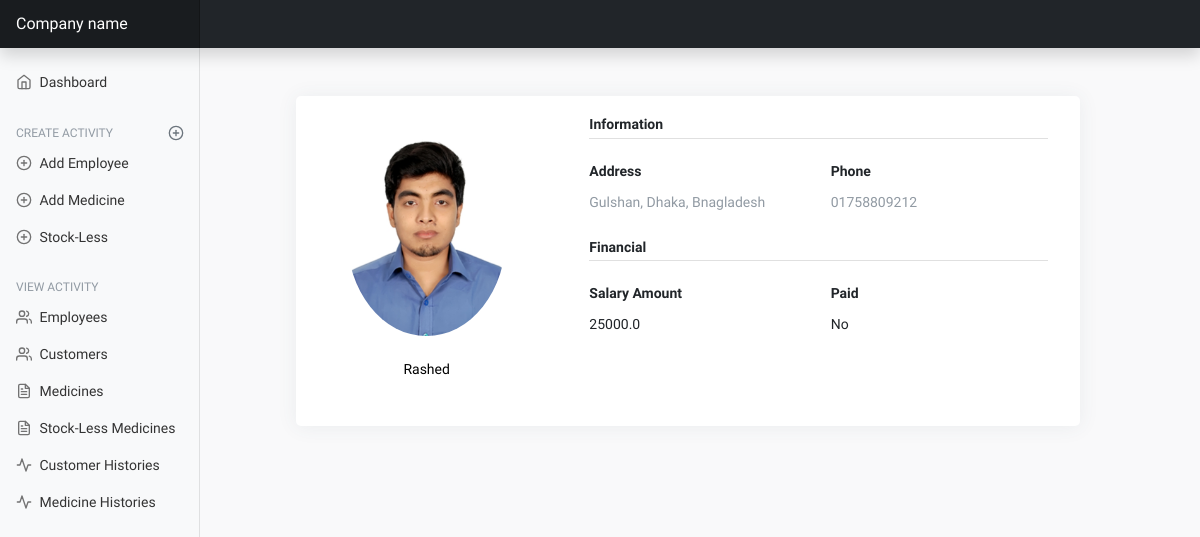
/employee-profile/9/, run on the app's committed database.
### mainApp/models/employee.py (models this page shows, shortened)
class Employee(Common, TimeStamp):
    image = models.FileField(upload_to='employee/',blank=True,null=True)
    employee_name = models.CharField(max_length=255)
    salary_amount = models.FloatField()
    payment = models.CharField(default='', max_length=255)
    class Meta:
        ordering = ('-created_at',)

### mainApp/views/employee_views.py (the view)
# urls.py: path('employee-profile/<int:pk>/', employee_views.employee_profile, name='employee-profile'),
def employee_profile(request, pk):
    employee = Employee.objects.get(id=pk)
    return render(request, 'employee/employee_profile.html', {'employee': employee})

### mainApp/templates/employee/employee_profile.html
{% extends 'base.html' %}
{% block content %}
    <div class="page-content page-container" id="page-content">
        <div class="padding">
            <div class="row container d-flex justify-content-center">
                <div class="col-xl-12 col-md-12">
                    <div class="card user-card-full">
                        <div class="row m-l-0 m-r-0">
                            <div class="col-sm-4 bg-c-lite user-profile">
                                <div class="card-block text-center text-white">
                                    <div class="m-b-25">
                                        {% if employee.image %}
                                            <img style="max-width: 200px;max-height: 200px;border-radius: 50%"
                                                 src="{{ employee.image.url }}" class="img-radius"
                                                 alt="User-Profile-Image">
                                            {% else %}
                                            <img src="https://img.icons8.com/bubbles/100/000000/user.png" class="img-radius" alt="User-Profile-Image">
                                        {% endif %}
                                    </div>
                                    <h6 style="color:black">{{ employee.employee_name }}</h6>
                                </div>
                            </div>
                            <div class="col-sm-8">
                                <div class="card-block">
                                    <h6 class="m-b-20 p-b-5 b-b-default f-w-600">Information</h6>
                                    <div class="row">
                                        <div class="col-sm-6">
                                            <p class="m-b-10 f-w-600">Address</p>
                                            <h6 class="text-muted f-w-400">{{ employee.address }}</h6>
                                        </div>
                                        <div class="col-sm-6">
                                            <p class="m-b-10 f-w-600">Phone</p>
                                            <h6 class="text-muted f-w-400">{{ employee.phone_number }}</h6>
                                        </div>
                                    </div>
                                    <h6 class="m-b-20 m-t-40 p-b-5 b-b-default f-w-600">Financial</h6>
                                    <div class="row">
                                        <div class="col-sm-6">
                                            <p class="m-b-10 f-w-600">Salary Amount</p>
                                            <h6 class="f-w-400">{{ employee.salary_amount }}</h6>
                                        </div>
                                        <div class="col-sm-6">
                                            <p class="m-b-10 f-w-600">Paid</p>
                                            <h6 class=" f-w-400">{{ employee.payment }}</h6>
                                        </div>
                                    </div>
                                </div>
                            </div>
                        </div>
                    </div>
                </div>
            </div>
        </div>
    </div>
{% endblock content %}

### mainApp/static/dashboard/dashboard.css (style rules this page uses)
body { font-size: .875rem; }

### mainApp/static/table/profile.css (style rules this page uses)
body { background-color: #f9f9fa }
.padding { padding: 3rem !important }
.user-card-full { overflow: hidden }
.card { border-radius: 5px; -webkit-box-shadow: 0 1px 20px 0 rgba(69, 90, 100, 0.08); box-shadow: 0 1px 20px 0 rgba(69, 90, 100, 0.08); border: none; margin-bottom: 30px }
.m-r-0 { margin-right: 0px }
.m-l-0 { margin-left: 0px }
.user-card-full .user-profile { border-radius: 5px 0 0 5px }
.user-profile { padding: 20px 0 }
.card-block { padding: 1.25rem }
.m-b-25 { margin-bottom: 25px }
.img-radius { border-radius: 5px }
h6 { font-size: 14px }
.card .card-block p { line-height: 25px }
.b-b-default { border-bottom: 1px solid #e0e0e0 }
.m-b-20 { margin-bottom: 20px }
.p-b-5 { padding-bottom: 5px !important }
.m-b-10 { margin-bottom: 10px }
.text-muted { color: #919aa3 !important }
.f-w-600 { font-weight: 600 }
.m-t-40 { margin-top: 20px }

### mainApp/templates/base.html (style rules this page uses)
body { font-family: 'Pattaya', sans-serif; font-family: 'Reggae One', cursive; }

### data on the page
Employee: image (picture), employee_name "Rashed", address "Gulshan, Dhaka, Bnagladesh", phone_number "01758809212", salary_amount "25000.0", payment "No"
